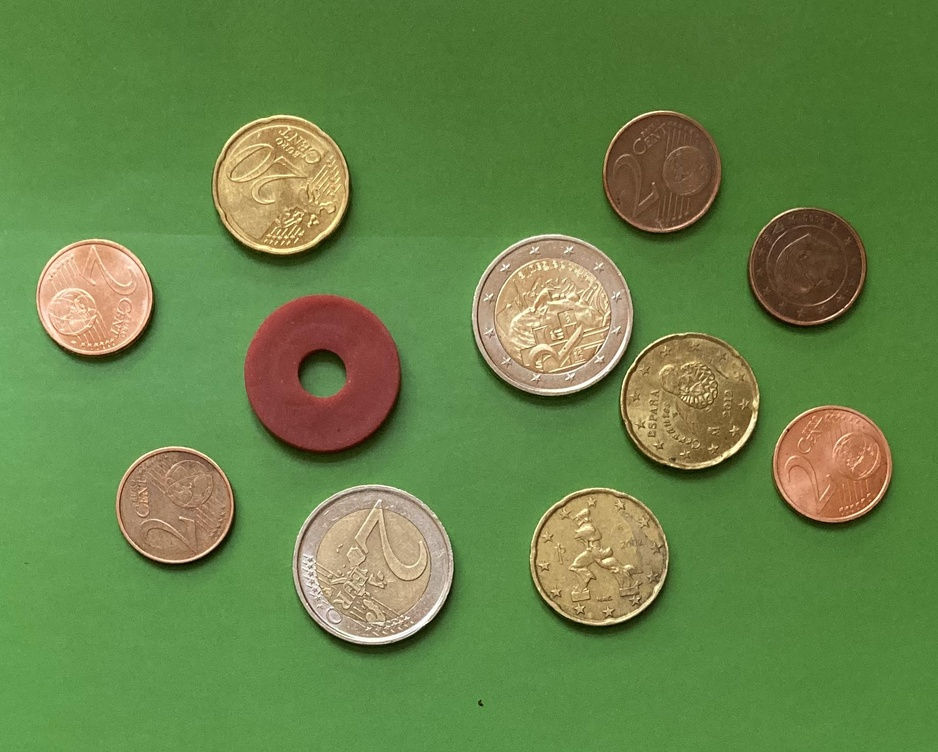
#> input picture Cours/Image/miniprojets/Pb1/M1.jpg, 938 x 752 px, shrunk from 1842 x 1476 before the run, found by its file name; its folder holds only this picture in this run
$ python EX1_P1.py
#> lines starting #> are read from the running program, lines starting #| are printed output that depends on the picture; after the words box and inside, x2 and y2 are one past the last pixel; in counts of white or black regions, pixels touching at a corner belong together
import numpy as np
import matplotlib.pyplot as plt
import cv2
from scipy import ndimage
from os import listdir
from os.path import isfile, join
import pandas as pd

folder_path = r"C:\Users\ASUS\Desktop\Master_SDS\TNI\Mini projet\Pb1"
images_paths = [folder_path+ "\\" +f for f in listdir(folder_path) if isfile(join(folder_path, f))]

dataframe = pd.DataFrame(columns=['File', 'Money (€)'])
for image_path in images_paths:
    ###Read image
    img=cv2.imread(image_path)
#> img is the input picture: shape (752, 938, 3); mean B, G, R 72.3, 132.3, 103.6
    ### Convert from BGR to HSV
    img = cv2.cvtColor(img, cv2.COLOR_BGR2HSV)
#> img: shape (752, 938, 3); mean H, S, V 42.7, 128, 140
    ### Keep only the blue component
    H_channel = cv2.split(img)[0]
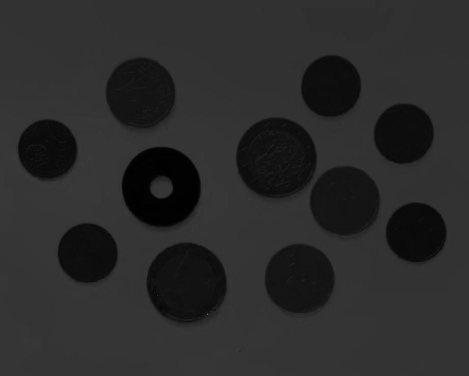
#> H_channel: shape (752, 938) (shown at 1/2 size); min 0, max 179, mean 42.7
    ### Image threshlding
    threshold_value_h,img_binary_H = cv2.threshold(H_channel,0,255,cv2.THRESH_BINARY+cv2.THRESH_OTSU)
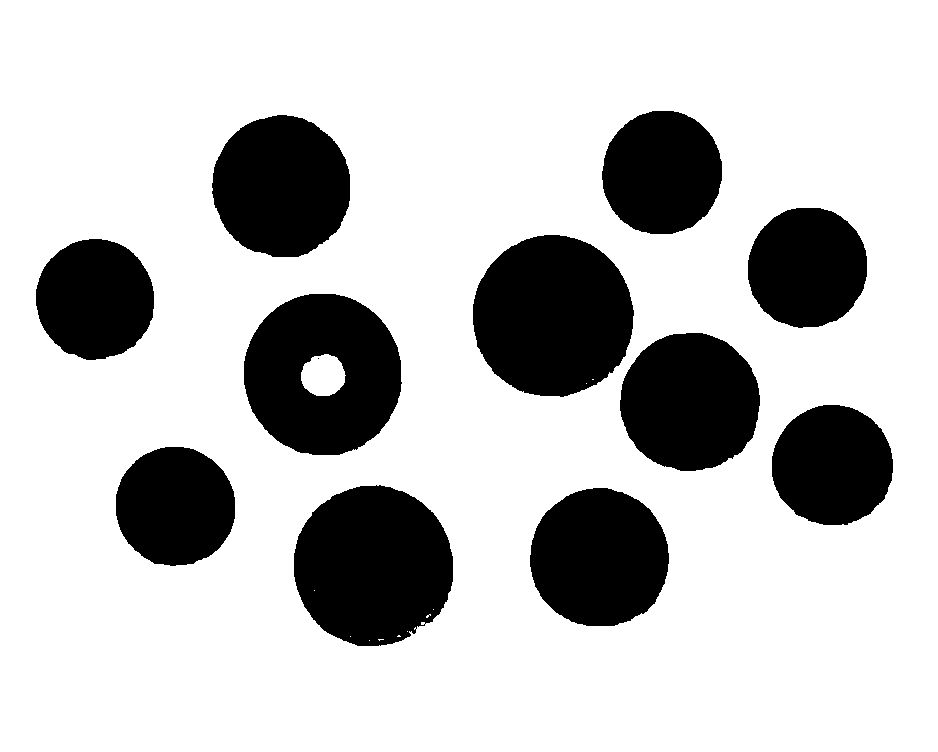
#> img_binary_H: shape (752, 938); 77.1% white; 12 black regions (1 under 20 px), largest, box (x1, y1, x2, y2) and area: (473, 235, 634, 397) 20439, (294, 485, 453, 646) 20029, (244, 294, 402, 455) 18688
#> threshold_value_h = 33
    ### Morphological Transformations: Erosion and dilatation
    img_binary_hue = img_binary_H
    kernel = np.ones((10, 10),np.uint8)
    img_binary_hue = cv2.erode(img_binary_hue, kernel, iterations=1)
#> img_binary_hue: shape (752, 938); 73% white; 10 black regions, largest, box (x1, y1, x2, y2) and area: (469, 231, 765, 476) 41217, (290, 481, 458, 651) 23045, (240, 290, 407, 460) 22352
    img_binary_hue = cv2.dilate(img_binary_hue,kernel,iterations = 5)
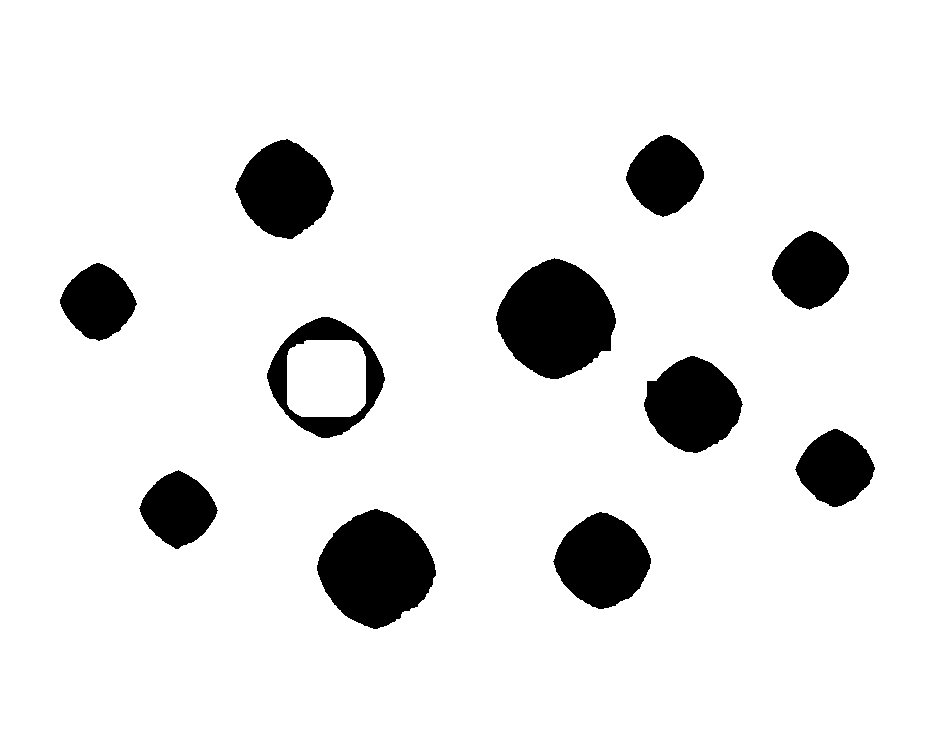
#> img_binary_hue: shape (752, 938); 90.7% white; 11 black regions, largest, box (x1, y1, x2, y2) and area: (496, 258, 616, 379) 10284, (317, 509, 436, 629) 9946, (235, 139, 334, 239) 6725
    ### Apply not to the image
    img_binary_hue = cv2.bitwise_not(img_binary_hue)
    ### Extract connected regions
    num_labels, labels_im = cv2.connectedComponents(img_binary_hue)
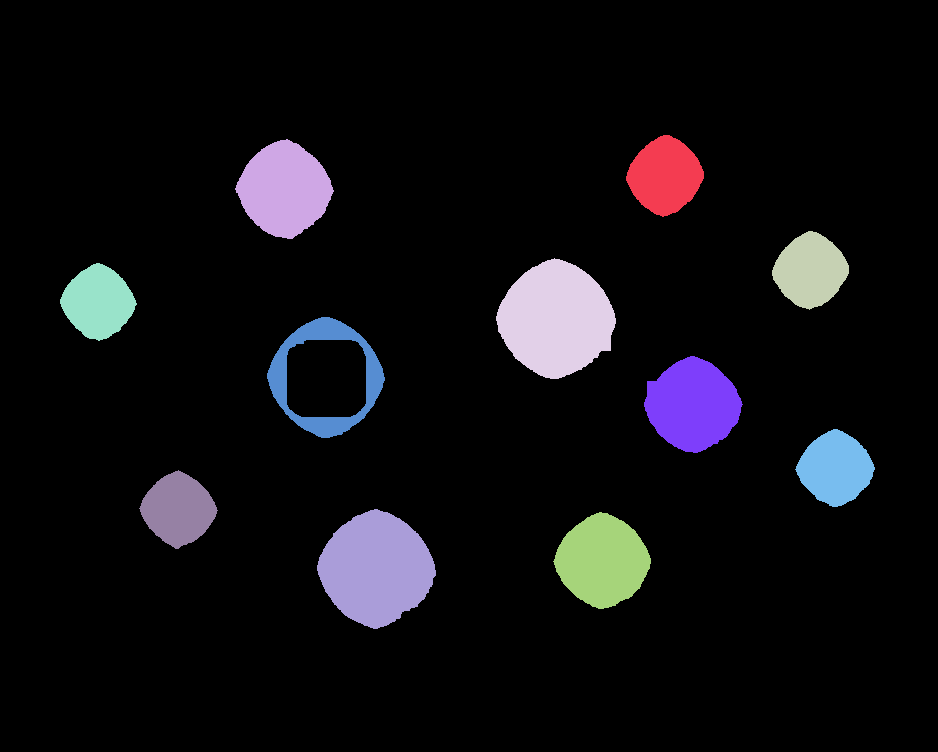
#> labels_im: shape (752, 938) int32; 12 distinct labels, from 0 to 11; one colour per label, 0 black
#> num_labels = 12
    ### Save the different regions in a list
    list_img = []
    for i in range(1, num_labels):
        temp_img = np.where(labels_im == i, 255, 0)
        list_img.append(temp_img)
#> after the loop, list_img = 11 items
    ### Check if each region is cercular (without a hole)
    ### If it is the case calculate the area of each circle
    ### Based on the area calculate the sum of money
    areas = []
    for i in range(len(list_img)):
        ### For each image we try to fill holes if they exist
        ### By substracting the new image from the original one we can determine if there is a hole or not
        ### If the substraction result is null then there is no hole and it's an image of money
        temp = list_img[i]/np.max(list_img[i])
        connectivity = np.ones((3,3))
        resultat = ndimage.morphology.binary_fill_holes(temp, connectivity)
        temp_2 = resultat - temp
        if temp_2.max()==0:
            area = cv2.countNonZero(list_img[i])
            areas.append(area)
#> this loop made 11 passes
#> area on passes 1, 2, 3, 4, 5, 7, 8, 9: 4374, 6725, 4149, 10284, 4018, 6709, 4182, 4047
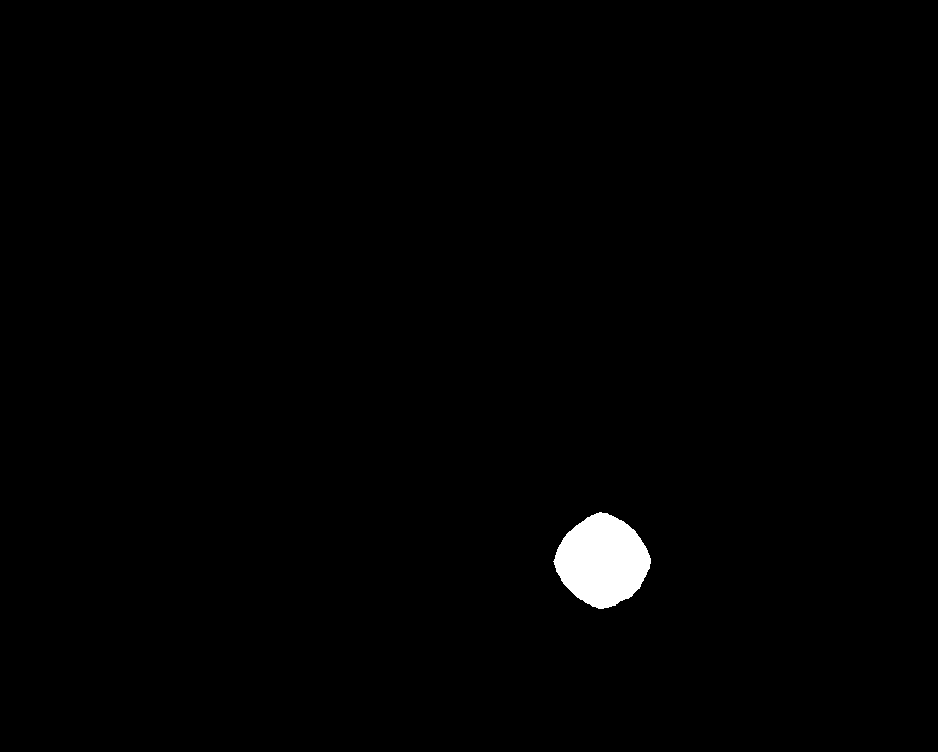
#> temp: shape (752, 938) float64; values 0 (black) and 1 (white), 0.93% white; 1 white region, box (x1, y1, x2, y2) and area: (553, 512, 651, 609) 6588
#> after the loop, areas = [4374, 6725, 4149, 10284, 4018, 6709, 4182, 4047, 9946, 6588]
    quantities  = np.array([x for x in np.histogram(areas)[0] if x!=0])
#> quantities = [5, 3, 2]
    try:
        money_sum = np.sum(quantities*[0.02, 0.2, 2])
#> money_sum = 4.7
        dataframe = dataframe.append({'File': image_path, 'Money (€)': money_sum }, ignore_index=True)
    except:
#> (the run stopped early here; a loop or call above may not have finished)

$ run again, on Cours/Image/miniprojets/Pb1/M5.jpg
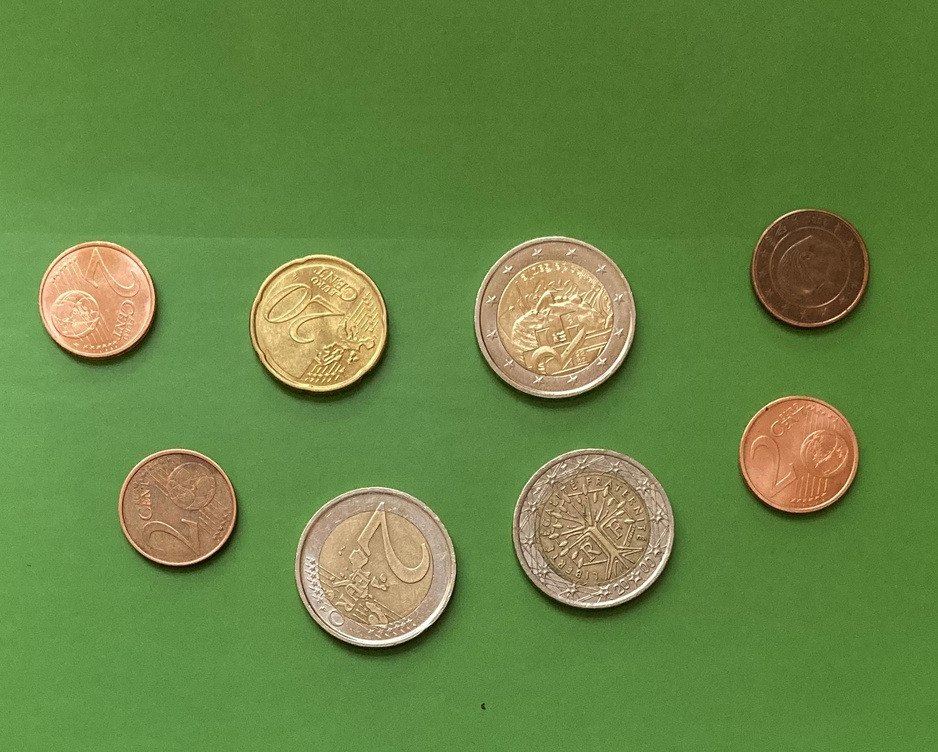
#> input picture Cours/Image/miniprojets/Pb1/M5.jpg, 938 x 752 px, shrunk from 1842 x 1476 before the run, found by its file name
#> img is the input picture: shape (752, 938, 3); mean B, G, R 67.9, 133.4, 103.8
#> img: shape (752, 938, 3); mean H, S, V 42.6, 134.7, 139.1
#> `threshold_value_h,img_binary_H = cv2.threshold(H_channel,0,255,cv2.THR..`:
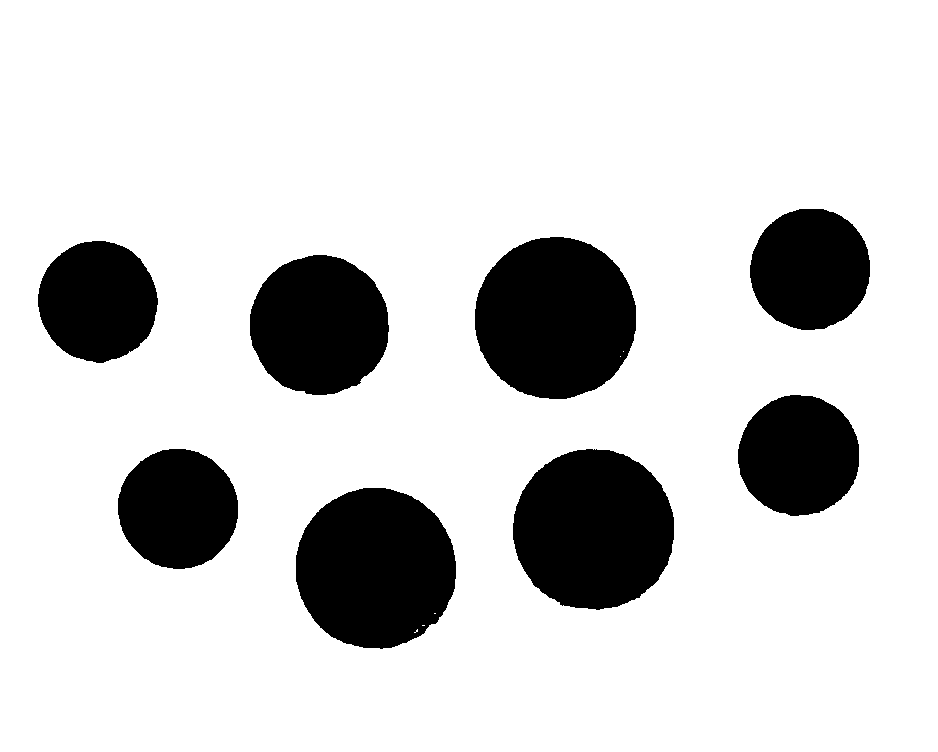
#> img_binary_H: shape (752, 938); 82.7% white; 8 black regions, largest, box (x1, y1, x2, y2) and area: (475, 237, 636, 399) 20614, (513, 449, 674, 610) 20401, (296, 488, 456, 649) 20259
#> threshold_value_h = 32
#> labels_im: shape (752, 938) int32; 9 distinct labels, from 0 to 8
#> num_labels = 9
#> after the loop `for i in range(1, num_labels):`: list_img = 8 items
#> the loop `for i in range(len(list_img)): ### For each image we try to fill holes..` made 8 passes
#> area on passes 1 to 8: 4225, 10362, 4081, 6623, 4224, 4068, 10230, 10099
#> after the loop `for i in range(len(list_img)):`:
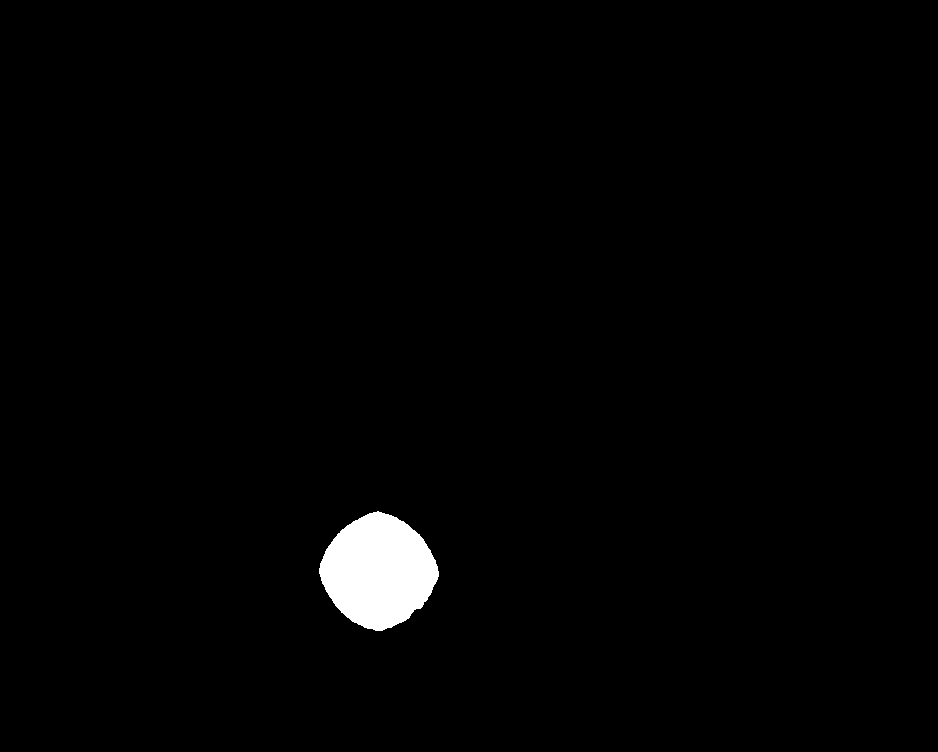
#> temp: shape (752, 938) float64; values 0 (black) and 1 (white), 1.4% white; 1 white region, box (x1, y1, x2, y2) and area: (319, 511, 439, 631) 10099
#> after the loop `for i in range(len(list_img)):`: areas = [4225, 10362, 4081, 6623, 4224, 4068, 10230, 10099]
#> quantities = [4, 1, 3]
#> money_sum = 6.28
